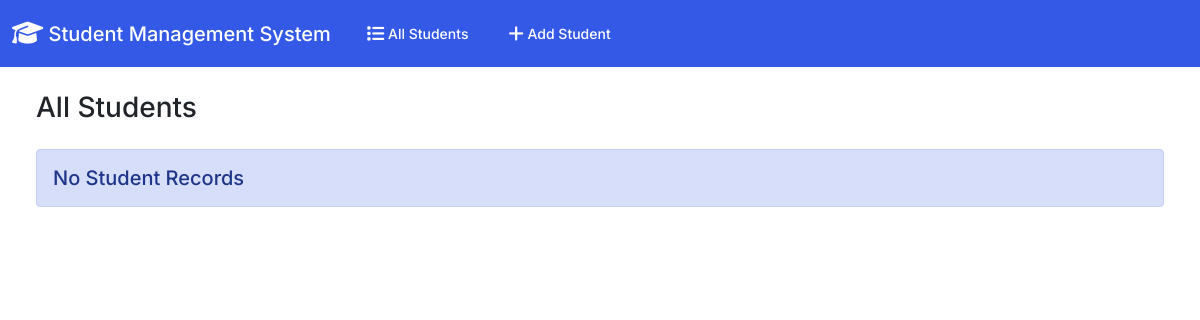
Before: / with the older database file.
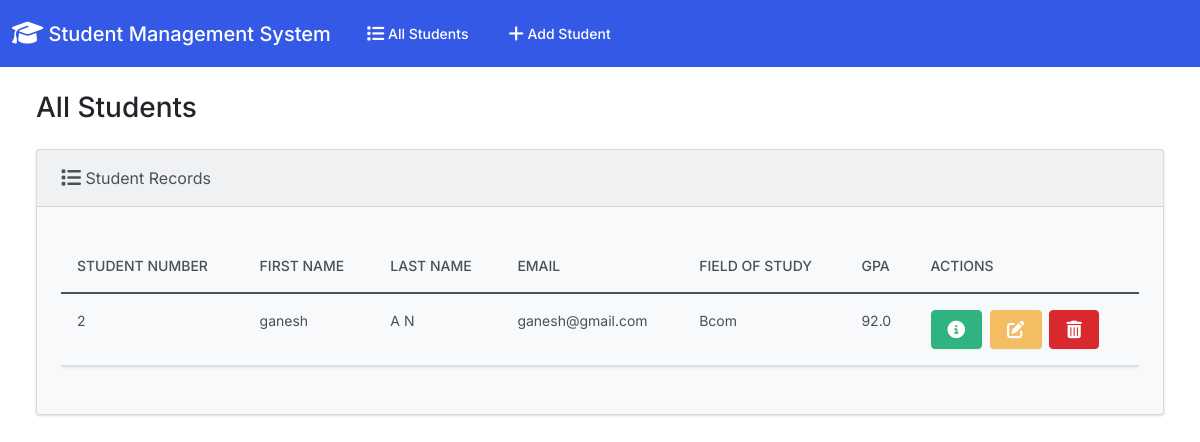
After: the same page with the newer database file.
### students/models.py (models this page shows, shortened)
class Students(models.Model):
    student_number=models.PositiveIntegerField()
    first_name=models.CharField(max_length=200)
    last_name=models.CharField(max_length=200)
    email=models.EmailField(max_length=200)
    field_to_study=models.CharField(max_length=200)
    percentage=models.FloatField()

### students/views.py (the view)
# urls.py: path('', views.index, name='index'),
def index(request):
    students = Students.objects.all()
    return render(request, 'index.html', {'students': students})

### templates/index.html (shortened to what this page needs)
{% extends "base.html" %}
{% block body %}
<h3 class="m-4">All Students</h3>
<div class="row">
  <div class="col-12">
    {% if students %}
    <div class="card bg-light ms-4 me-4 mb-4">
      <div class="card-header">
        <i class="fa-solid fa-list fa-lg"></i> Student Records
      </div>
      <div class="card-body">
        <p class="card-text">
          <div class="table-responsive">
            <table class="table table-hover">
              <thead>
                <tr>
                  <th scope="col">Student Number</th>
                  <th scope="col">First Name</th>
                  <th scope="col">Last Name</th>
                  <th scope="col">Email</th>
                  <th scope="col">Field of Study</th>
                  <th scope="col">GPA</th>
                  <th scope="col">Actions</th>
                </tr>
              </thead>
              <tbody>
                {% for student in students %}
                  <tr>
                    <td>{{ student.student_number }}</td>
                    <td>{{ student.first_name }}</td>
                    <td>{{ student.last_name }}</td>
                    <td>{{ student.email }}</td>
                    <td>{{ student.field_to_study }}</td>
                    <td>{{ student.percentage }}</td>
                    <td>
                      <button type="button" class="btn btn-success me-1" href="" data-bs-toggle="modal" data-bs-target="#myModal{{student.id}}">
                      </button>
                      <a class="btn btn-warning me-1" href="{% url 'students:edit' student.id %}">
                      </a>
                      <button type="button" class="btn btn-danger" data-bs-toggle="modal" data-bs-target="#delete{{student.id}}">
                      </button>
                    </td>
                  </tr>
                {% endfor %}
              </tbody>
            </table>
          </div>
        </p>
      </div>
    </div>
    {% else %}
      <h5 class="alert alert-primary ms-4 me-4">No Student Records</h5>
    {% endif %}
  </div>
</div>
{% endblock %}

### templates/base.html (shortened to what this page needs)
{% load static %}
<!DOCTYPE html>
<html lang="en">
  <head>
    <link rel="stylesheet" href="https://cdnjs.cloudflare.com/ajax/libs/font-awesome/6.1.1/css/all.min.css">
    <link href="{% static 'css/bootstrap.min.css' %}" rel="stylesheet">
  </head>
  <body class="d-flex flex-column min-vh-100">
    <nav class="navbar navbar-expand-lg navbar-dark bg-primary">
      <div class="container-fluid">
        <a class="navbar-brand" href="{% url 'students:index' %}">
          <i class="fa-solid fa-graduation-cap fa-lg"></i> Student Management System
        </a>
        <div class="collapse navbar-collapse" id="navbarColor01">
          <ul class="navbar-nav me-auto">
            <li class="nav-item">
              <a class="nav-link" href="{% url 'students:index' %}">
                 All Students
              </a>
            </li>
            <li class="nav-item">
              <a class="nav-link" href="{% url 'students:add' %}">
                 Add Student
              </a>
            </li>
          </ul>
        </div>
      </div>
    </nav>
    <div class="container-fluid">
      {% block body %}
      {% endblock %}
    </div>
  </body>
</html>

Changed rows visible on the page:
added Students: student_number "2", first_name "ganesh", last_name "A N", email "ganesh@gmail.com", field_to_study "Bcom", percentage "92.0"
Other visible differences:
text no longer shown: "No Student Records"
text now shown: "Student Records STUDENT NUMBER FIRST NAME LAST NAME EMAIL FIELD OF STUDY GPA ACTIONS"
